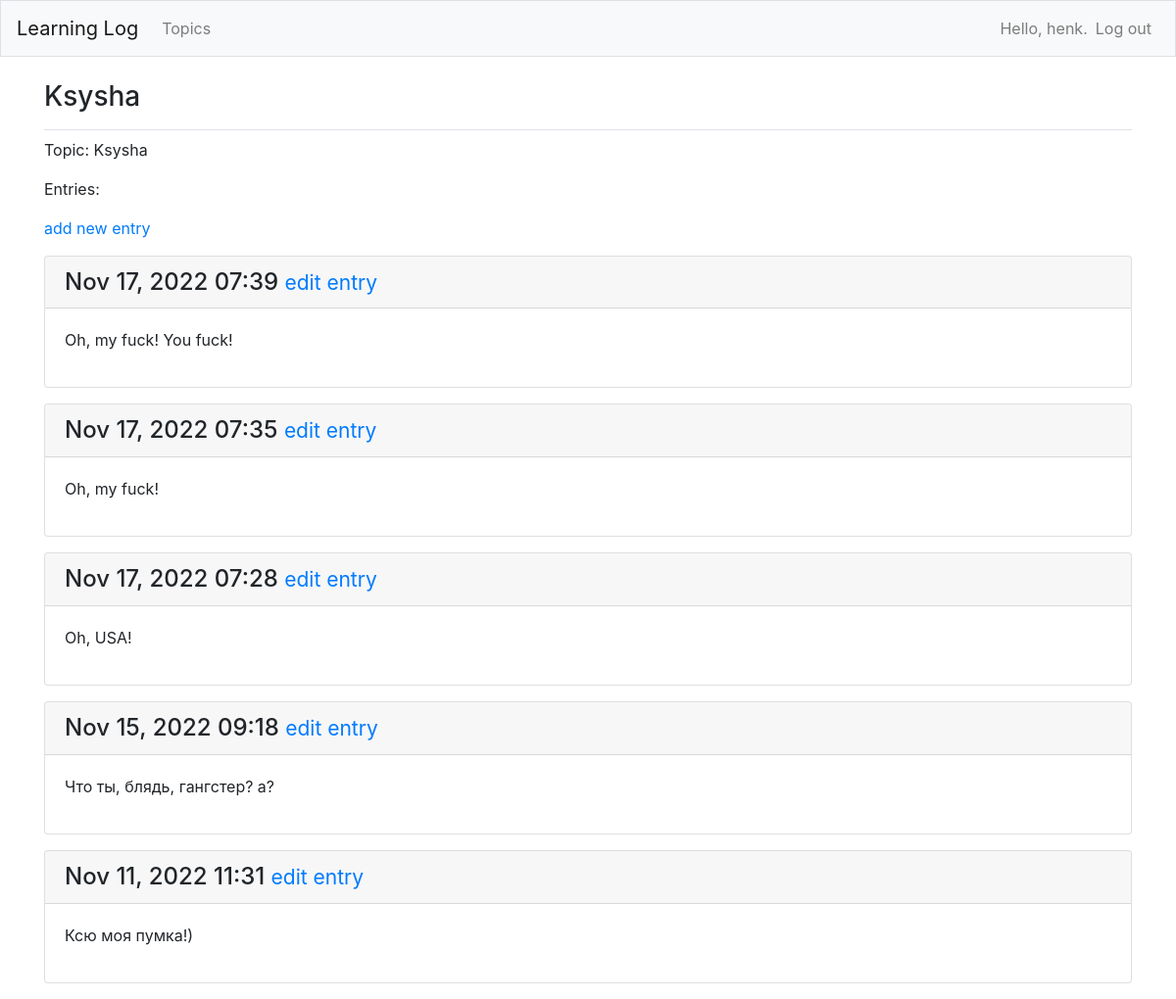
The app's page /tipics/3/ (signed in) with its own data.
### learning_logs/models.py (models this page shows, shortened)
class Topic(models.Model):
    text = models.CharField(max_length=200)
    date_added = models.DateTimeField(auto_now_add=True)
    owner = models.ForeignKey(User, on_delete=models.CASCADE)
    def __str__(self):
        return self.text

class Entry(models.Model):
    topic = models.ForeignKey(Topic, on_delete=models.PROTECT)
    text = models.TextField()
    date_added = models.DateTimeField(auto_now_add=True)
    class Meta:
        verbose_name_plural = 'entries'

### learning_logs/views.py (the view)
@login_required
def topic(request, topic_id):
    topic = Topic.objects.get(id=topic_id)
    if topic.owner != request.user:
        raise Http404
    entries = topic.entry_set.order_by('-date_added')
    context = {'topic': topic, 'entries': entries}
    return render(request, 'learning_logs/topic.html', context)

### learning_logs/templates/learning_logs/topic.html
{% extends 'learning_logs/base.html' %}
{% block page_header %}
  <h3>{{ topic }}</h3>
{% endblock page_header %}
{% block content %}
  <p>Topic: {{ topic }}</p>
  <p>Entries:</p>
  <p>
    <a href="{% url 'learning_logs:new_entry' topic.id %}">add new entry</a>
  </p>
  {% for entry in entries %}
    <div class="card mb-3">
        <h4 class="card-header">
          {{ entry.date_added|date:'M d, Y H:i' }}
          <small><a href="{% url 'learning_logs:edit_entry' entry.id %}">
              edit entry</a></small>
        </h4>
      <div class="card-body">
          {{ entry.text|linebreaks }}
      </div>
    </div>
  {% empty %}
    <p>There are no entries for this topic yet.</p>
  {% endfor %}
{% endblock %}

### learning_logs/templates/learning_logs/base.html (shortened to what this page needs)
{% load bootstrap4 %}
<!doctype html>
<html lang="en">
 <head>
   {% bootstrap_css %}
  </head>
  <body>
    <nav class="navbar navbar-expand-md navbar-light bg-light mb-4 border">
      <a class="navbar-brand" href="{% url 'learning_logs:index'%}">
          Learning Log</a>
      <div class="collapse navbar-collapse" id="navbarCollapse">
        <ul class="navbar-nav mr-auto">
          <li class="nav-item">
            <a class="nav-link" href="{% url 'learning_logs:topics'%}">
                Topics</a></li>
        </ul>
        <ul class="navbar-nav ml-auto">
          {% if user.is_authenticated %}
            <li class="nav-item">
              <span class="navbar-text"}">Hello, {{ user.username }}.</span>
            </li>
            <li class="nav-item">
              <a class="nav-link" href="{% url 'users:logout' %}">Log out</a>
            </li>
          {% else %}
            <li class="nav-item">
              <a class="nav-link" href="{% url 'users:register' %}">Register</a>
            </li>
            <li class="nav-item">
              <a class="nav-link" href="{% url 'users:login' %}">Log in</a></li>
          {% endif %}
        </ul>
      </div>
    </nav>
    <main role="main" class="container">
      <div class="pb-2 mb-2 border-bottom">
        {% block page_header %}{% endblock page_header %}
      </div>
      <div>
        {% block content %}{% endblock content %}
      </div>
    </main>
  </body>
</html>

### records on screen
Topic: text "Ksysha"
Entry: date_added "Nov 17, 2022 07:39", text "Oh, my fuck! You fuck!"
Entry: date_added "Nov 17, 2022 07:35", text "Oh, my fuck!"
Entry: date_added "Nov 17, 2022 07:28", text "Oh, USA!"
Entry: date_added "Nov 15, 2022 09:18", text "Что ты, блядь, гангстер? а?"
Entry: date_added "Nov 11, 2022 11:31", text "Ксю моя пумка!)"

### other values on screen
{{ user.username }} "henk"
